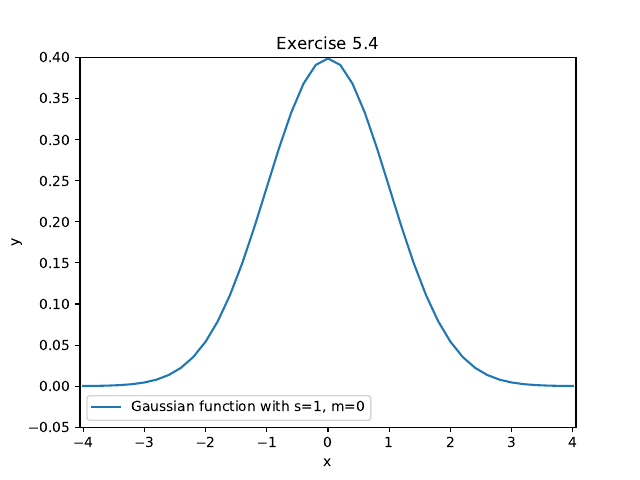

The Python source for this figure:
import numpy as np
import matplotlib.pyplot as plt

def h(x):
    return np.exp(-0.5*x**2)/np.sqrt(2*np.pi)

x=np.linspace(-4,4,41)
y=h(x)

plt.figure()
plt.plot(x, y, "-")
plt.xlabel("x")
plt.ylabel("y")
plt.legend(["Gaussian function with s=1, m=0" ])
plt.axis([-4.05, 4.05, -0.05, 0.4]) # [tmin, tmax, ymin, ymax]
plt.title("Exercise 5.4")
#plt.savefig("ej5.4.pdf") # produce PDF
#plt.savefig("ej5.4.png") # produce PNG
plt.show()
